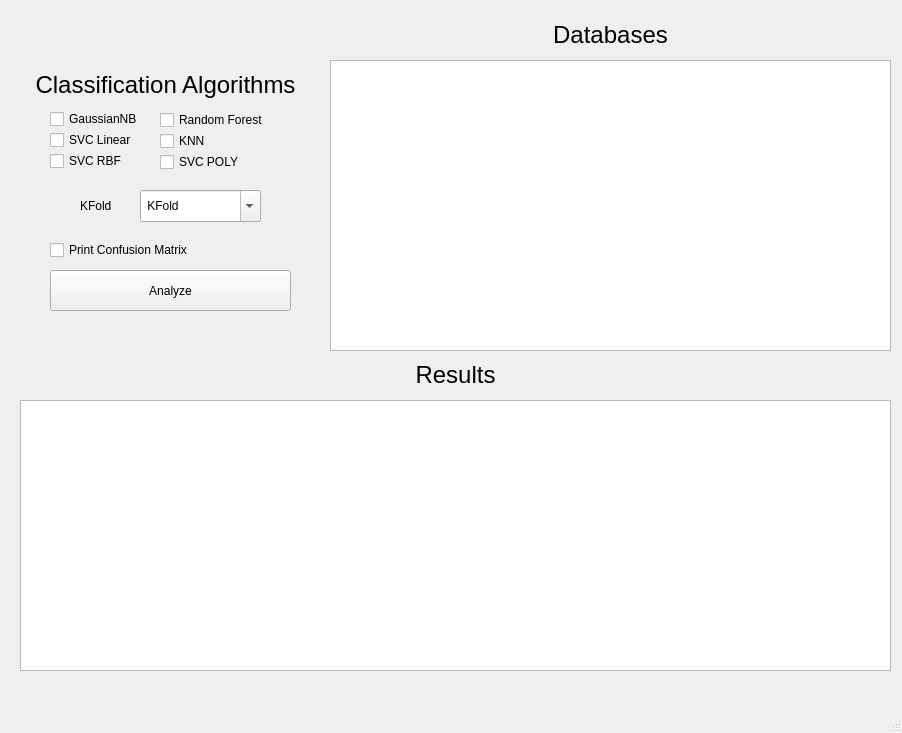
<?xml version="1.0" encoding="UTF-8"?>
<ui version="4.0">
 <class>MainWindow</class>
 <widget class="QMainWindow" name="MainWindow">
  <property name="geometry">
   <rect>
    <x>0</x>
    <y>0</y>
    <width>902</width>
    <height>733</height>
   </rect>
  </property>
  <property name="windowTitle">
   <string>MainWindow</string>
  </property>
  <property name="toolTip">
   <string/>
  </property>
  <property name="statusTip">
   <string>0</string>
  </property>
  <property name="whatsThis">
   <string/>
  </property>
  <property name="layoutDirection">
   <enum>Qt::LeftToRight</enum>
  </property>
  <widget class="QWidget" name="centralwidget">
   <widget class="QLabel" name="label_2">
    <property name="geometry">
     <rect>
      <x>330</x>
      <y>10</y>
      <width>561</width>
      <height>51</height>
     </rect>
    </property>
    <property name="text">
     <string>&lt;html&gt;&lt;head/&gt;&lt;body&gt;&lt;p&gt;&lt;span style=&quot; font-size:18pt;&quot;&gt;Databases&lt;/span&gt;&lt;/p&gt;&lt;/body&gt;&lt;/html&gt;</string>
    </property>
    <property name="alignment">
     <set>Qt::AlignCenter</set>
    </property>
   </widget>
   <widget class="QLabel" name="label_3">
    <property name="geometry">
     <rect>
      <x>20</x>
      <y>350</y>
      <width>871</width>
      <height>51</height>
     </rect>
    </property>
    <property name="text">
     <string>&lt;html&gt;&lt;head/&gt;&lt;body&gt;&lt;p align=&quot;center&quot;&gt;&lt;span style=&quot; font-size:18pt;&quot;&gt;Results&lt;/span&gt;&lt;/p&gt;&lt;/body&gt;&lt;/html&gt;</string>
    </property>
   </widget>
   <widget class="QLabel" name="label_4">
    <property name="geometry">
     <rect>
      <x>30</x>
      <y>60</y>
      <width>271</width>
      <height>51</height>
     </rect>
    </property>
    <property name="text">
     <string>&lt;html&gt;&lt;head/&gt;&lt;body&gt;&lt;p align=&quot;center&quot;&gt;&lt;span style=&quot; font-size:18pt;&quot;&gt;Classification Algorithms&lt;/span&gt;&lt;/p&gt;&lt;/body&gt;&lt;/html&gt;</string>
    </property>
   </widget>
   <widget class="QListWidget" name="dbTables_listWidget">
    <property name="geometry">
     <rect>
      <x>330</x>
      <y>60</y>
      <width>561</width>
      <height>291</height>
     </rect>
    </property>
    <property name="minimumSize">
     <size>
      <width>450</width>
      <height>0</height>
     </size>
    </property>
    <property name="maximumSize">
     <size>
      <width>16777215</width>
      <height>16777215</height>
     </size>
    </property>
    <property name="styleSheet">
     <string notr="true"/>
    </property>
    <property name="sortingEnabled">
     <bool>true</bool>
    </property>
   </widget>
   <widget class="QCheckBox" name="checkBox_svcPoly">
    <property name="geometry">
     <rect>
      <x>160</x>
      <y>152</y>
      <width>87</width>
      <height>20</height>
     </rect>
    </property>
    <property name="text">
     <string>SVC POLY</string>
    </property>
   </widget>
   <widget class="QCheckBox" name="checkBox_knn">
    <property name="geometry">
     <rect>
      <x>160</x>
      <y>131</y>
      <width>53</width>
      <height>20</height>
     </rect>
    </property>
    <property name="text">
     <string>KNN</string>
    </property>
   </widget>
   <widget class="QCheckBox" name="checkBox_randomForest">
    <property name="geometry">
     <rect>
      <x>160</x>
      <y>110</y>
      <width>111</width>
      <height>20</height>
     </rect>
    </property>
    <property name="statusTip">
     <string>0</string>
    </property>
    <property name="layoutDirection">
     <enum>Qt::LeftToRight</enum>
    </property>
    <property name="text">
     <string>Random Forest</string>
    </property>
   </widget>
   <widget class="QCheckBox" name="checkBox_gaussianNB">
    <property name="geometry">
     <rect>
      <x>50</x>
      <y>109</y>
      <width>98</width>
      <height>20</height>
     </rect>
    </property>
    <property name="text">
     <string>GaussianNB</string>
    </property>
   </widget>
   <widget class="QCheckBox" name="checkBox_svcRBF">
    <property name="geometry">
     <rect>
      <x>50</x>
      <y>151</y>
      <width>79</width>
      <height>20</height>
     </rect>
    </property>
    <property name="text">
     <string>SVC RBF</string>
    </property>
   </widget>
   <widget class="QCheckBox" name="checkBox_svcLinear">
    <property name="geometry">
     <rect>
      <x>50</x>
      <y>130</y>
      <width>92</width>
      <height>20</height>
     </rect>
    </property>
    <property name="text">
     <string>SVC Linear</string>
    </property>
   </widget>
   <widget class="QTableWidget" name="results_tableWidget">
    <property name="geometry">
     <rect>
      <x>20</x>
      <y>400</y>
      <width>871</width>
      <height>271</height>
     </rect>
    </property>
    <property name="styleSheet">
     <string notr="true">QHeaderView* header = results_tableWidget-&gt;horizontalHeader();
    header-&gt;setSectionResizeMode(QHeaderView::Stretch);</string>
    </property>
   </widget>
   <widget class="QCheckBox" name="checkBox_printConf">
    <property name="geometry">
     <rect>
      <x>50</x>
      <y>240</y>
      <width>158</width>
      <height>20</height>
     </rect>
    </property>
    <property name="text">
     <string>Print Confusion Matrix</string>
    </property>
   </widget>
   <widget class="QPushButton" name="pushButton">
    <property name="geometry">
     <rect>
      <x>50</x>
      <y>270</y>
      <width>241</width>
      <height>41</height>
     </rect>
    </property>
    <property name="text">
     <string>Analyze</string>
    </property>
   </widget>
   <widget class="QComboBox" name="comboBox_kfold">
    <property name="geometry">
     <rect>
      <x>140</x>
      <y>190</y>
      <width>121</width>
      <height>32</height>
     </rect>
    </property>
    <property name="sizePolicy">
     <sizepolicy hsizetype="Expanding" vsizetype="Fixed">
      <horstretch>0</horstretch>
      <verstretch>0</verstretch>
     </sizepolicy>
    </property>
    <property name="toolTip">
     <string extracomment="fgfg"/>
    </property>
    <property name="editable">
     <bool>true</bool>
    </property>
    <property name="currentText">
     <string> KFold</string>
    </property>
   </widget>
   <widget class="QLabel" name="label_5">
    <property name="geometry">
     <rect>
      <x>80</x>
      <y>190</y>
      <width>61</width>
      <height>31</height>
     </rect>
    </property>
    <property name="text">
     <string>KFold</string>
    </property>
   </widget>
  </widget>
  <widget class="QMenuBar" name="menubar">
   <property name="geometry">
    <rect>
     <x>0</x>
     <y>0</y>
     <width>902</width>
     <height>21</height>
    </rect>
   </property>
  </widget>
  <widget class="QStatusBar" name="statusbar"/>
 </widget>
 <resources/>
 <connections/>
</ui>
